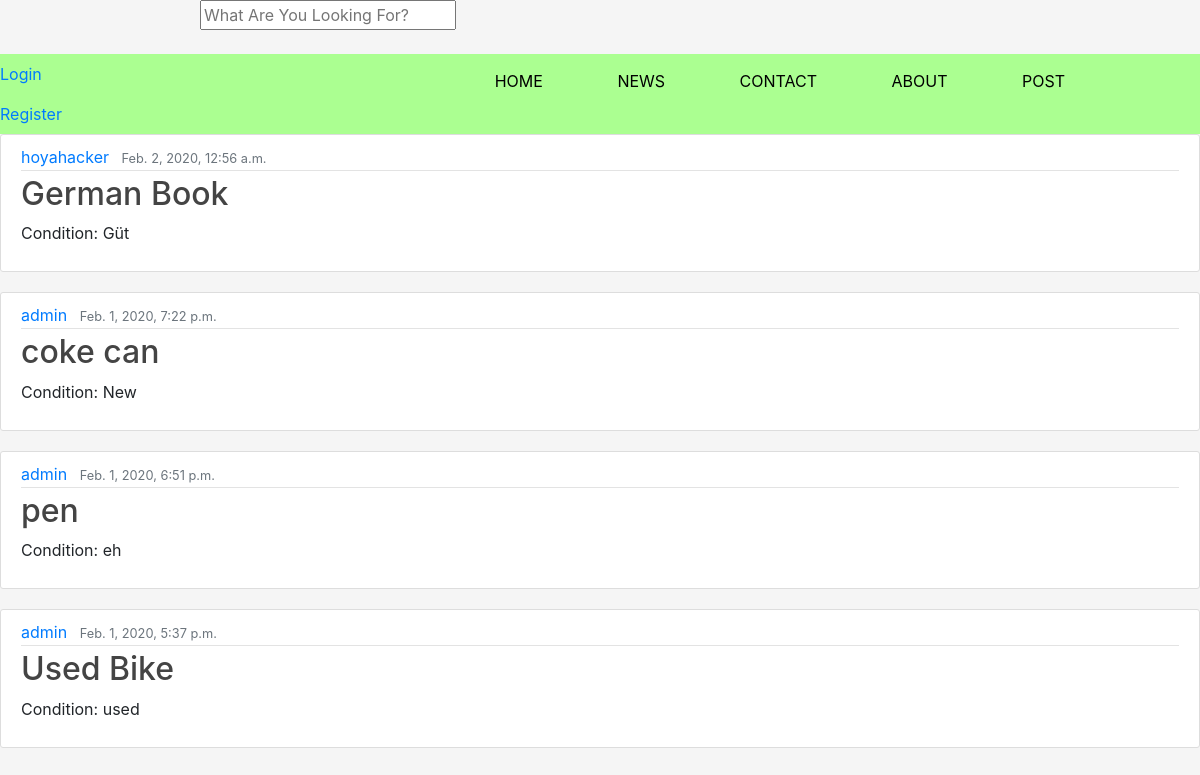
Before: / with the older database file.
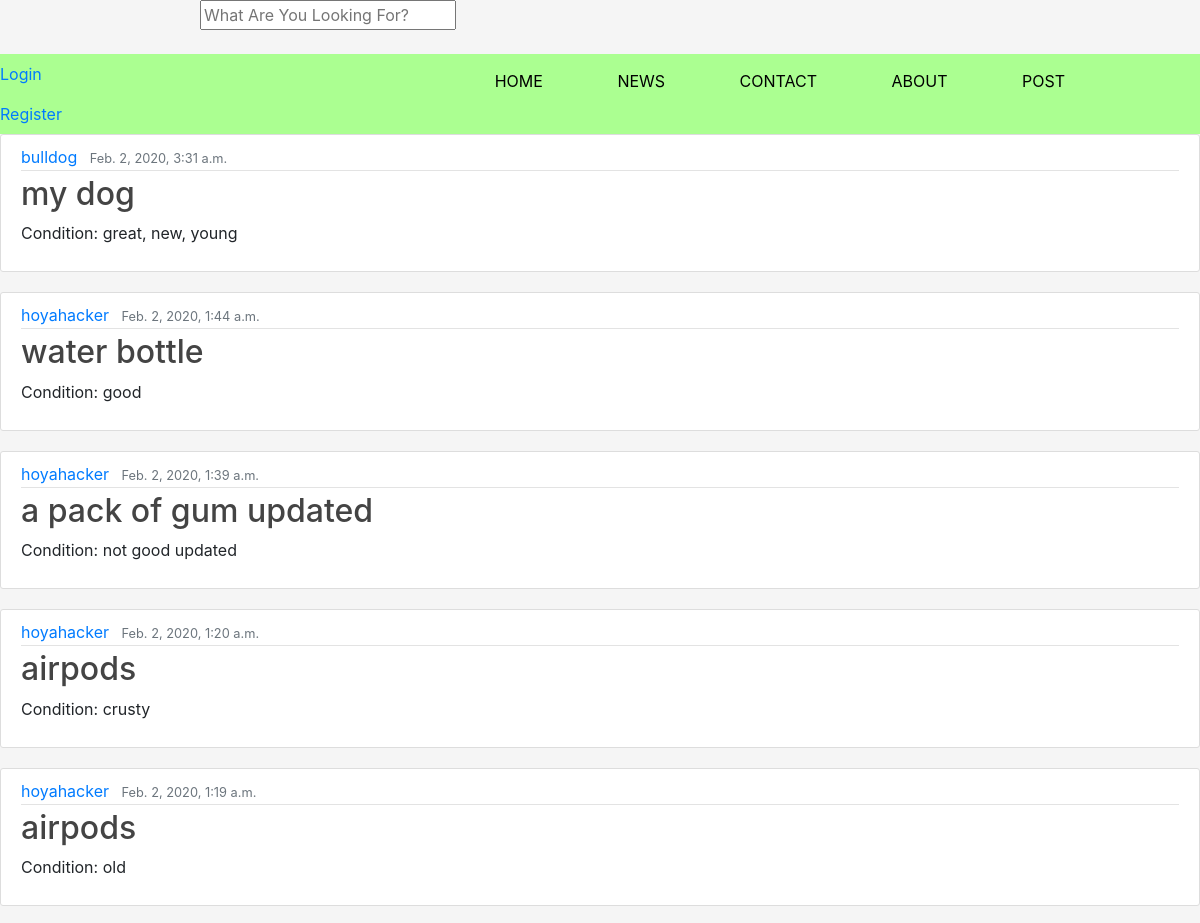
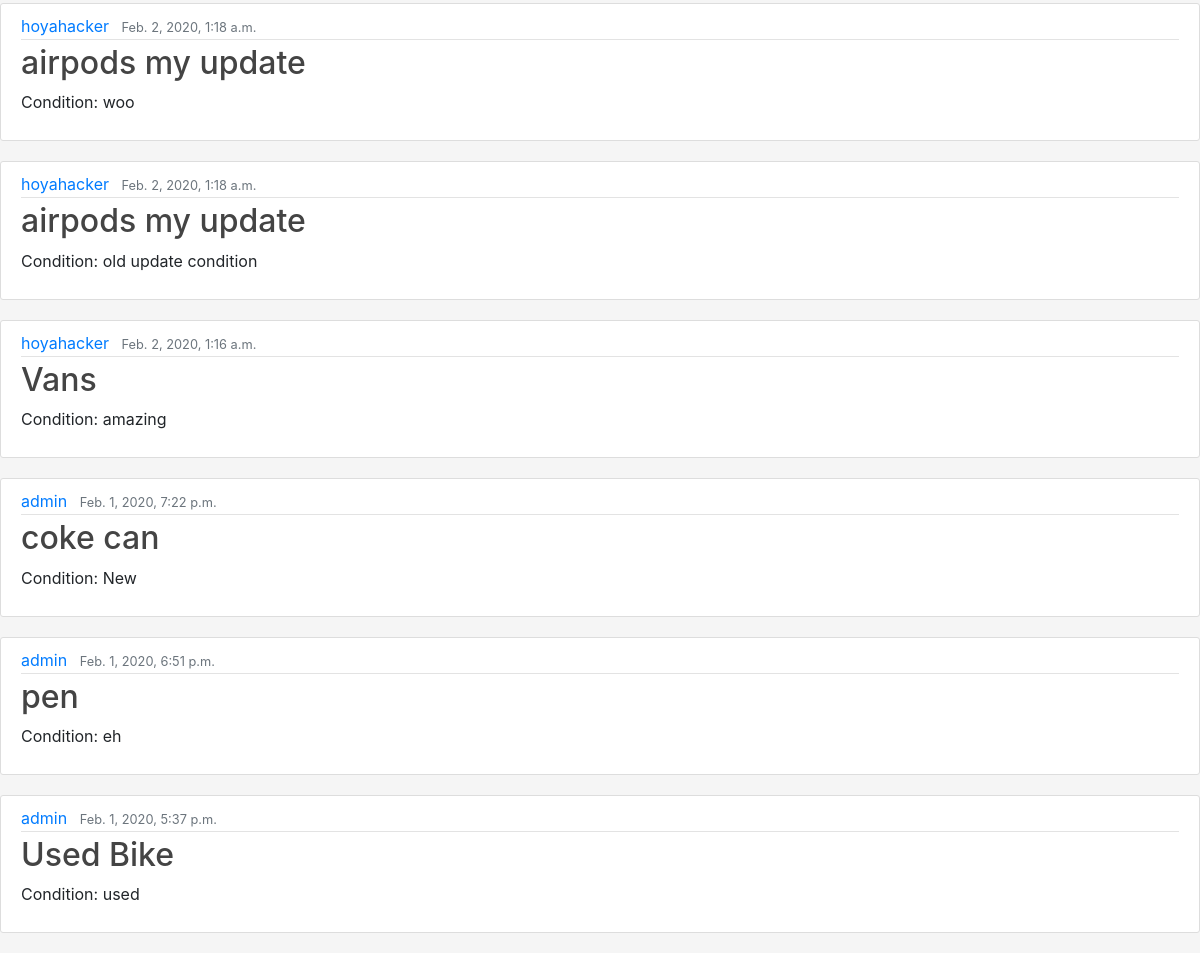
After: the same page with the newer database file (2 pictures, top to bottom).
### marketplace/models.py (models this page shows, shortened)
class ItemPost(models.Model):
    title = models.CharField(max_length=100)
    item_image = models.ImageField(blank=True, null=True)
    date_posted = models.DateTimeField(default=timezone.now)
    author = models.ForeignKey(User, on_delete=models.CASCADE)
    condition = models.CharField(max_length=20)

### marketplace/views.py (the view)
# urls.py: path('', PostListView.as_view(), name= "marketplace-home"),
class PostListView(ListView):
    model = ItemPost
    template_name = 'marketplace/home.html'
    context_object_name = 'posts'
    ordering = ['-date_posted']

### marketplace/templates/marketplace/home.html
{% extends "marketplace/base.html" %}
{% block content %}
{% for post in posts %}
<article class="media content-section">
  <div class="media-body">
    <div class="article-metadata">
      <a class="mr-2" href="#">{{ post.author }}</a>
      <small class="text-muted">{{ post.date_posted }}</small>
    </div>
    <h2><a class="article-title" href="{% url 'itempost-detail' post.id %}">{{ post.title }}</a></h2>
    <p class="article-content">Condition: {{ post.condition }}</p>
  </div>
</article>
{% endfor %}
{% endblock content %}

### marketplace/templates/marketplace/base.html (shortened to what this page needs)
{% load static %}
<!DOCTYPE html>
<html lang="en">
<head>
        <link rel="stylesheet" href="https://stackpath.bootstrapcdn.com/bootstrap/4.4.1/css/bootstrap.min.css">
        <link rel="stylesheet" href="https://stackpath.bootstrapcdn.com/bootstrap/4.4.1/css/bootstrap.min.css">
        <link rel="stylesheet" type ="text/css" href="{% static 'marketplace/main.css' %}">
</head>
<body>
    <div class="active-pink-3 active-pink-4 mb-4">
        <form action="{% url 'search_results' %}" method="get">
          <input name="q" type="text" placeholder="What Are You Looking For?">
        </form>
        </div>
    <header>
        <div class="container">
            <nav>
                <ul>
                    <li><a href='/'>Home</a></li>
                    <li><a href= #>News</a></li>
                    <li><a href=#>Contact</a></li>
                    <li><a href=#>About</a></li>
                    <li><a href=#>Post </a></li>
                </ul>
            </nav>
        </div>
        <div class ="navbar-nav">
            {% if user.is_authenticated %}
                <a class = "nav-item nav-link" href = "{% url 'itempost-create' %}">New Post</a>
                <a class = "nav-item nav-link" href = "{% url 'profile' %}">Profile</a>
                <a class = "nav-item nav-link" href = "{% url 'logout' %}">Logout</a>
            {% else %}
                <a class = "nav-item nav-link" href = "{% url 'login' %}">Login</a>
                <a class = "nav-item nav-link" href = "{% url 'register' %}">Register</a>
            {% endif %}
        </div>
    </header>
        {% block content %} {% endblock %}
</body>

### marketplace/static/marketplace/main.css (style rules this page uses)
body { margin: 0; background: whitesmoke }
.container { width: 80%; margin: 0 auto; }
header { background: #ABFF91 }
header::after { content: ''; display:table; clear:both; }
nav { float: right; }
nav ul { margin: 0; padding: 0; list-style:none; }
nav li { display: inline-block; margin-left: 70px; padding-top: 15px; margin-bottom: 15px; position: relative; }
nav a { color: black; text-decoration: none; text-transform: uppercase; }
nav a::before { content: ''; display: block; height: 5px; background-color: rebeccapurple; position: absolute; top: 0; width: 0%; transition: all ease-in-out 250ms; }
h2 { color:#34ca78; }
.content-section { background: #ffffff; padding: 10px 20px; border: 1px solid #dddddd; border-radius: 3px; margin-bottom: 20px; }
.article-title { color: #444444; }
.article-content { white-space: pre-line; }
.article-metadata { padding-bottom: 1px; margin-bottom: 4px; border-bottom: 1px solid #e3e3e3 }
.active-pink-4 { width: 800px; margin: auto; }

Changed rows visible on the page:
removed ItemPost: author "hoyahacker", date_posted "Feb. 2, 2020, 12:56 a.m.", title "German Book", condition "Güt"
added ItemPost: author "bulldog", date_posted "Feb. 2, 2020, 3:31 a.m.", title "my dog", condition "great, new, young"
added ItemPost: author "hoyahacker", date_posted "Feb. 2, 2020, 1:44 a.m.", title "water bottle", condition "good"
added ItemPost: author "hoyahacker", date_posted "Feb. 2, 2020, 1:39 a.m.", title "a pack of gum updated", condition "not good updated"
added ItemPost: author "hoyahacker", date_posted "Feb. 2, 2020, 1:20 a.m.", title "airpods", condition "crusty"
added ItemPost: author "hoyahacker", date_posted "Feb. 2, 2020, 1:19 a.m.", title "airpods", condition "old"
added ItemPost: author "hoyahacker", date_posted "Feb. 2, 2020, 1:18 a.m.", title "airpods my update", condition "woo"
added ItemPost: author "hoyahacker", date_posted "Feb. 2, 2020, 1:18 a.m.", title "airpods my update", condition "old update condition"
added ItemPost: author "hoyahacker", date_posted "Feb. 2, 2020, 1:16 a.m.", title "Vans", condition "amazing"
